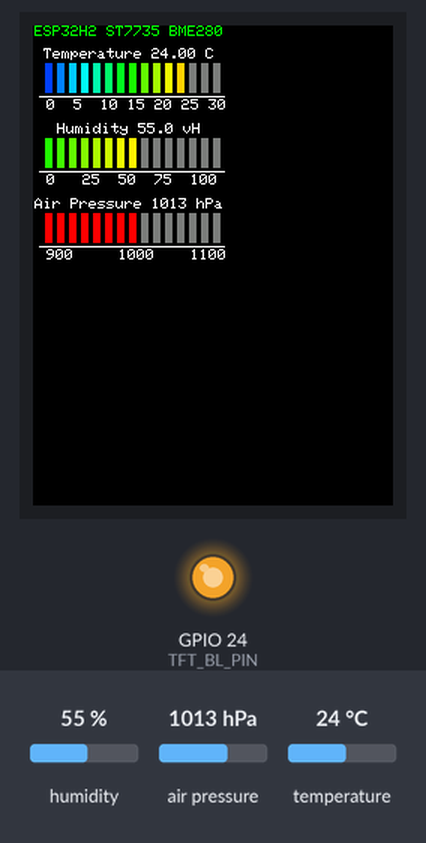
Simulated run of this sketch. Board: ESP32-C6. On the bench: 240×320 colour display, output pins drawn as LEDs (lit = HIGH). Inputs (shaded band) come from the test bench; at power-on: humidity 55 %, air pressure 1013 hPa, temperature 24 °C. What the sketch prints to the serial monitor is not drawn.

Above: at 3.6 s.
3.7 s: humidity set to 88 %
At 5.2 s:
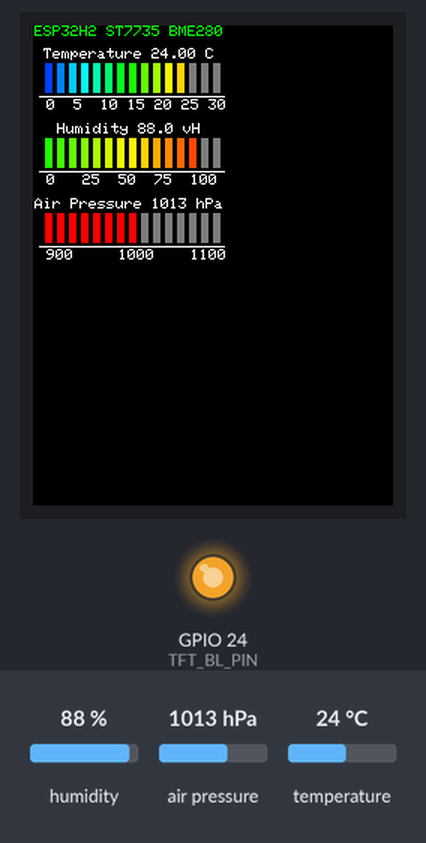
5.5 s: air pressure set to 952 hPa
At 6.6 s:
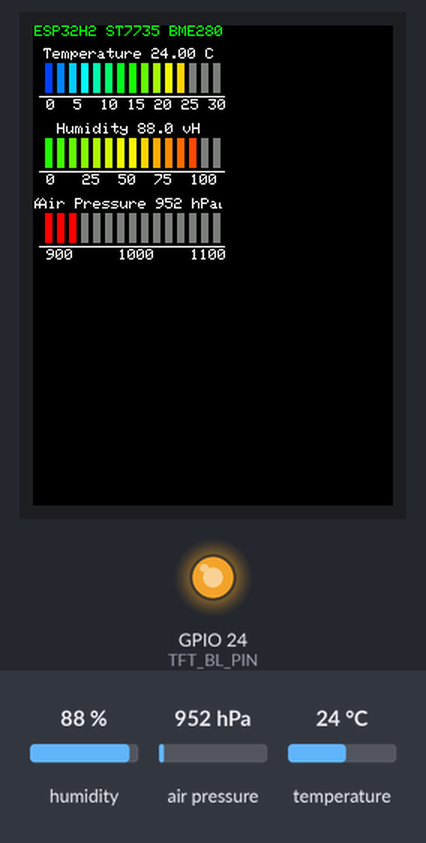
7.6 s: temperature set to 12 °C
At 8.9 s:
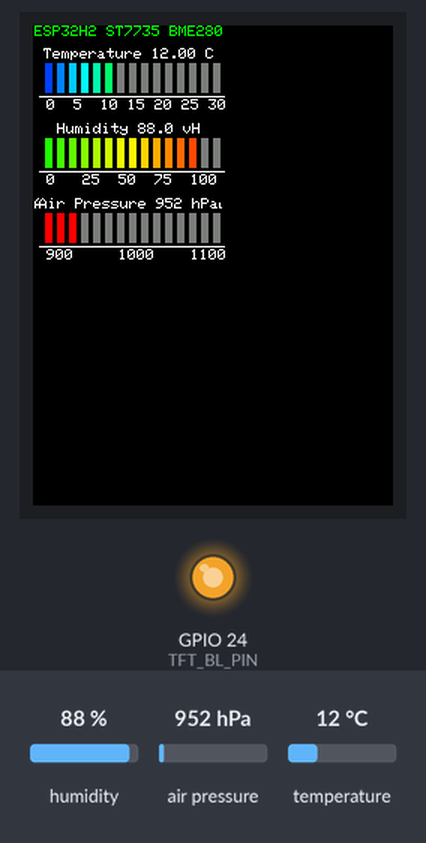
9.6 s: humidity set to 22 %
At 11.2 s:
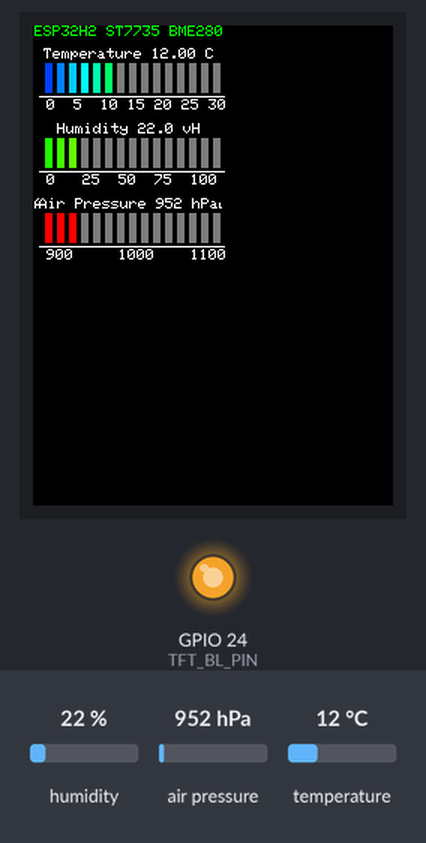
11.7 s: air pressure set to 975 hPa
At 13.4 s:
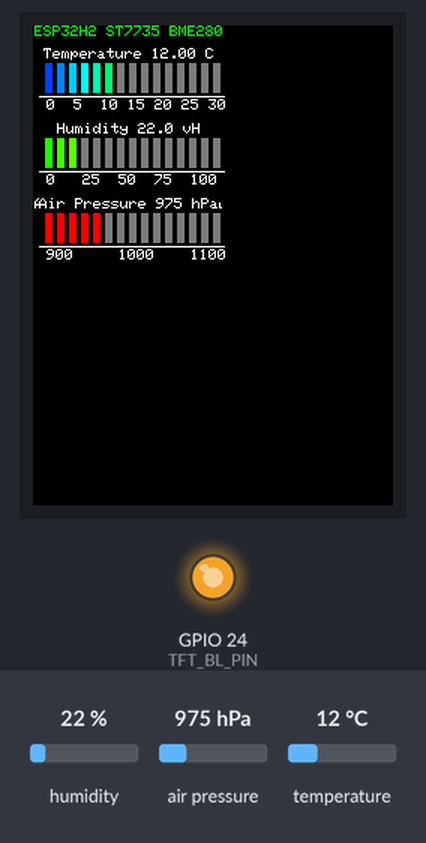
Timing chart, 0 to 14.7 s (numbered marks = the images above; inputs shaded):
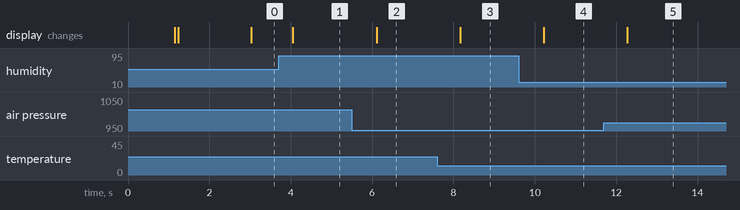

Measured:
- after the input at 3.7 s, the display: changes after 0.35 s (image 1)
- after the input at 5.5 s, the display: changes after 0.61 s (image 2)
- after the input at 7.6 s, the display: changes after 0.56 s (image 3)
- after the input at 9.6 s, the display: changes after 0.62 s (image 4)
- after the input at 11.7 s, the display: changes after 0.57 s (image 5)

The sketch:

Esp32_H2_Supermini_Tft_St7735_Bme280_v02.ino
```cpp
/*
  This sketch shows how to work with the ESP32-H2 Supermini development board.
  Attached is an 1.8 inch TFT display that runs a ST7735 driver.
  The display has a size of 128x160 pixels.
  The library for the display is TFT_eSPI in a modified version, because the original
  version (2.5.4) can't run on ESP32 SDK 3.x so far and this SDK version is needed to
  select ESP32-H2 boards.

  Purpose of the sketch:
  - read the temperature, humidity and barometric air pressure from an attached BME280 sensor
  - display the temperature, humdity andair pressure on the TFT display with a Linear Analog Meter

  This is tested with ESP32 Board version 3.2.0 with SDK 5.4.1 on Arduino IDE 2.3.6
  TFT_eSPI version: 2.5.43
  Adafruit_BME280_Library version:  2.2.45
*/

/*
Version Management
13.05.2025 V02 Pin changing, uses setCpuFrequency for changing the cpu frequency
23.04.2025 V01 Initial programming
*/

/*
TFT 128 x 160 pixels 1.8 inch ST7735 display wiring to an ESP32-H2 Supermini
Terminals on display's pcb from left to right

TFT   ESP32-H2
GND   GND
VDD   3.3V
SCL   0
SDA   10 (= "MOSI")
RST   11
DC    12
CS    14
BLK   24 *1)

Note *1) If you don't need a dimming you can connect BLK with 3.3V
Note *2) The display does not have a MISO ("output") terminal, so it is not wired
*/

// -------------------------------------------------------------------------------
// Sketch and Board information
const char *PROGRAM_VERSION = "ESP32-H2 Supermini ST7735 BME280 V02";
const char *PROGRAM_VERSION_SHORT = "ESP32H2 ST7735 BME280";
const char *DIVIDER = "--------------------";

// -------------------------------------------------------------------------------
// TFT Display

#include <TFT_eSPI.h>     // Hardware-specific library
#include <TFT_eWidget.h>  // Widget library https://github.com/Bodmer/TFT_eWidget/tree/main
#include <SPI.h>

#define RED2RED 0
#define GREEN2GREEN 1
#define BLUE2BLUE 2
#define BLUE2RED 3
#define GREEN2RED 4
#define RED2GREEN 5
#define TFT_GREY 0x2104  // Dark grey 16 bit colour

TFT_eSPI tft = TFT_eSPI();  // Invoke custom library with default width and height

#define TFT_BL_PIN 24 // backlight brightness control, needs to be a PWM pin
#define TFT_BRIGHTNESS_PERCENT 90  // avoids overheating of the device

const uint8_t linearMeterHeight = 50;
const uint8_t linearMeterStart = 15;

#define LOOP_PERIOD 35  // Display updates every 35 ms

// -------------------------------------------------------------------------------
// BME280 sensor

#define BME280_I2C_SDA_PIN 2
#define BME280_I2C_SCL_PIN 1
#define BME280_I2C_ADDRESS 0x76

#include <Wire.h>
#include <Adafruit_Sensor.h>  // https://github.com/adafruit/Adafruit_Sensor
#include <Adafruit_BME280.h>  // https://github.com/adafruit/Adafruit_BME280_Library
#define SEALEVELPRESSURE_HPA (1013.25)
Adafruit_BME280 bme;  // I2C

float temperature = -99;
float humidity = -99;
float pressure = -99;
float altitude = -99;

int interval = 2000;

// -------------------------------------------------------------------------------
// CPU frequency
//#define CPU_FREQUENCY_MHZ 96 // 96 |64 | 48 | 32 MHz
#define CPU_FREQUENCY_MHZ 32 // 96 |64 | 48 | 32 MHz

void getBme280Values() {
  bme.takeForcedMeasurement();
  temperature = bme.readTemperature();
  humidity = bme.readHumidity();
  pressure = bme.readPressure() / 100.0F;
  altitude = bme.readAltitude(SEALEVELPRESSURE_HPA);
}

void printBme280Values() {
  Serial.print(F("Temperature: "));
  Serial.print(temperature, 1);
  Serial.print(F("c, Humidity: "));
  Serial.print(humidity);
  Serial.print(F("%, Pressure: "));
  Serial.print(pressure, 0);
  Serial.print(F("hPa, Altitude: "));
  Serial.print(altitude, 1);
  Serial.println(F("m"));
  Serial.flush();
}

void setup(void) {
  Serial.begin(115200);
  delay(1000);
  Serial.println(PROGRAM_VERSION);

  setCpuFrequencyMhz(CPU_FREQUENCY_MHZ);

  tft.begin();

  // set the brightness to 90% to avoid heating of the device
  pinMode(TFT_BL_PIN, OUTPUT);
  analogWrite(TFT_BL_PIN, 255 * TFT_BRIGHTNESS_PERCENT / 100);
  delay(10);

  tft.setRotation(0);
  tft.fillScreen(TFT_BLACK);
  tft.setTextColor(TFT_GREEN);
  tft.drawCentreString(PROGRAM_VERSION_SHORT, 64, 0, 1);

  bool wireStatus = Wire.begin(BME280_I2C_SDA_PIN, BME280_I2C_SCL_PIN);
  if (!wireStatus) {
    Serial.println(F("Wire begin failed"));
    while (1)
      ;
  } else {
    Serial.println(F("Wire begin running"));
  }

  delay(1000);

  bool bme_status = bme.begin(BME280_I2C_ADDRESS); // address either 0x76 or 0x77
  if (!bme_status) {

    Serial.println(F("No valid BME280 found"));
    while (1)
      ;
  } else {
    Serial.println(F("BME280 found"));
  }
  // the preferred way to get correct indoor temperatures
  bme.setSampling(Adafruit_BME280::MODE_FORCED,
                  Adafruit_BME280::SAMPLING_X16,  // temperature
                  Adafruit_BME280::SAMPLING_X1,   // pressure
                  Adafruit_BME280::SAMPLING_X1,   // humidity
                  Adafruit_BME280::FILTER_X16,
                  Adafruit_BME280::STANDBY_MS_0_5);

}

void loop() {

  if ((millis() - interval) > 1000) {
    // Serial.println("Read BME280");
    getBme280Values();
    printBme280Values();

    float tempMap;
    tempMap = mapValue(temperature, (float)0.0, (float)30.0, (float)0.0, (float)15.0);

    float humMap;
    humMap = mapValue(humidity, (float)0.0, (float)100.0, (float)0.0, (float)15.0);

    float presMap;
    presMap = mapValue(pressure, (float)900.0, (float)1100.0, (float)0.0, (float)15.0);

    char buffer[80];
    tft.setTextColor(TFT_WHITE,TFT_BLACK);
    sprintf(buffer, "Temperature %.2f C", temperature);
    tft.drawCentreString(buffer, 64, linearMeterStart, 1);
    linearMeterHelper(tempMap, 0, linearMeterStart + 10, BLUE2RED, " 0  5  10 15 20 25 30");
    // the complete element is 50 pixels high, so next element should start + 50 in y coordinate

     tft.setTextColor(TFT_WHITE,TFT_BLACK);
    sprintf(buffer, "Humidity %.1f vH", humidity);
    tft.drawCentreString(buffer, 64, linearMeterStart + linearMeterHeight, 1);
    linearMeterHelper(humMap, 0, linearMeterStart + linearMeterHeight + 10, GREEN2RED, " 0   25  50  75  100");

    tft.setTextColor(TFT_WHITE,TFT_BLACK);
    sprintf(buffer, "Air Pressure %.0f hPa", pressure);
    tft.drawCentreString(buffer, 64, linearMeterStart + 2 * linearMeterHeight, 1);
    linearMeterHelper(presMap, 0, linearMeterStart + 2 * linearMeterHeight + 10, RED2RED, " 900     1000    1100");

    interval = millis();
  }
}

float mapValue(float ip, float ipmin, float ipmax, float tomin, float tomax) {
  return tomin + (((tomax - tomin) * (ip - ipmin)) / (ipmax - ipmin));
}

void linearMeterHelper(int val, int x, int y, byte colourScheme, char* scalaString) {
  linearMeter(val, x, y, 5, 20, 3, 15, colourScheme);
  //tft.drawLine(4, 102, 127, 102, TFT_WHITE);
  tft.drawLine(x + 4, y + 20 + 2, 127, y + 20 + 2, TFT_WHITE);
  tft.setTextColor(TFT_WHITE,TFT_BLACK);
  tft.drawString(scalaString, x + 3, y + 20 + 4);
}

// #########################################################################
// Return a 16 bit rainbow colour
// #########################################################################
unsigned int rainbow(byte value) {
  // Value is expected to be in range 0-127
  // The value is converted to a spectrum colour from 0 = blue through to 127 = red

  byte red = 0;    // Red is the top 5 bits of a 16 bit colour value
  byte green = 0;  // Green is the middle 6 bits
  byte blue = 0;   // Blue is the bottom 5 bits

  byte quadrant = value / 32;

  if (quadrant == 0) {
    blue = 31;
    green = 2 * (value % 32);
    red = 0;
  }
  if (quadrant == 1) {
    blue = 31 - (value % 32);
    green = 63;
    red = 0;
  }
  if (quadrant == 2) {
    blue = 0;
    green = 63;
    red = value % 32;
  }
  if (quadrant == 3) {
    blue = 0;
    green = 63 - 2 * (value % 32);
    red = 31;
  }
  return (red << 11) + (green << 5) + blue;
}

// #########################################################################
// Return a value in range -1 to +1 for a given phase angle in degrees
// #########################################################################
float sineWave(int phase) {
  return sin(phase * 0.0174532925);
}


// Linear Analog Meters

// #########################################################################
//  Draw the linear meter
// #########################################################################
// val =  reading to show (range is 0 to n)
// x, y = position of top left corner
// w, h = width and height of a single bar
// g    = pixel gap to next bar (can be 0)
// n    = number of segments
// s    = colour scheme
void linearMeter(int val, int x, int y, int w, int h, int g, int n, byte s) {
  // Variable to save "value" text colour from scheme and set default
  int colour = TFT_BLUE;
  // Draw n colour blocks
  for (int b = 1; b <= n; b++) {
    if (val > 0 && b <= val) {  // Fill in coloured blocks
      switch (s) {
        case 0: colour = TFT_RED; break;                             // Fixed colour
        case 1: colour = TFT_GREEN; break;                           // Fixed colour
        case 2: colour = TFT_BLUE; break;                            // Fixed colour
        case 3: colour = rainbowColor(map(b, 0, n, 127, 0)); break;  // Blue to red
        case 4: colour = rainbowColor(map(b, 0, n, 63, 0)); break;   // Green to red
        case 5: colour = rainbowColor(map(b, 0, n, 0, 63)); break;   // Red to green
        case 6: colour = rainbowColor(map(b, 0, n, 0, 159)); break;  // Rainbow (red to violet)
      }
      tft.fillRect(x + b * (w + g), y, w, h, colour);
    } else  // Fill in blank segments
    {
      tft.fillRect(x + b * (w + g), y, w, h, TFT_DARKGREY);
    }
  }
}

/***************************************************************************************
** Function name:           rainbowColor
** Description:             Return a 16 bit rainbow colour
***************************************************************************************/
// If 'spectrum' is in the range 0-159 it is converted to a spectrum colour
// from 0 = red through to 127 = blue to 159 = violet
// Extending the range to 0-191 adds a further violet to red band

uint16_t rainbowColor(uint8_t spectrum) {
  spectrum = spectrum % 192;

  uint8_t red = 0;    // Red is the top 5 bits of a 16 bit colour spectrum
  uint8_t green = 0;  // Green is the middle 6 bits, but only top 5 bits used here
  uint8_t blue = 0;   // Blue is the bottom 5 bits

  uint8_t sector = spectrum >> 5;
  uint8_t amplit = spectrum & 0x1F;

  switch (sector) {
    case 0:
      red = 0x1F;
      green = amplit;  // Green ramps up
      blue = 0;
      break;
    case 1:
      red = 0x1F - amplit;  // Red ramps down
      green = 0x1F;
      blue = 0;
      break;
    case 2:
      red = 0;
      green = 0x1F;
      blue = amplit;  // Blue ramps up
      break;
    case 3:
      red = 0;
      green = 0x1F - amplit;  // Green ramps down
      blue = 0x1F;
      break;
    case 4:
      red = amplit;  // Red ramps up
      green = 0;
      blue = 0x1F;
      break;
    case 5:
      red = 0x1F;
      green = 0;
      blue = 0x1F - amplit;  // Blue ramps down
      break;
  }

  return red << 11 | green << 6 | blue;
}
```
